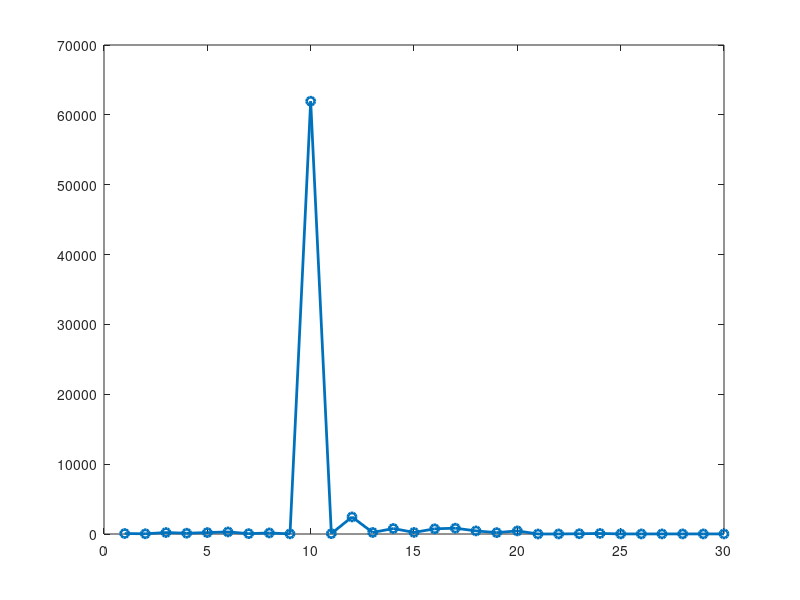

Write MATLAB code to recreate this figure. (Note: this script raises an error after producing the figure.)
%Task 5

%Initializes stock prices for every day.
stockData = {68.27 31.90 210.30 112.50 203.78 298.40 53.20 150.58 20.94 61954.43 49.40 2444.69 217.94 786.37 223.52 742.95 832.09 444.87 196.97 445.60 1.28 7.06 36.88 78.19 11.25 11.26 11.27 11.30 12.30 13.50}

% Creates / Opens .txt file called stockData with write permissions
fileID = fopen('stockData.txt', 'w');
% Assigns 'A' to stockData in a matrix form.
A = cell2mat(stockData)
% Calculates and displays and average of the stock prices
Avg = [mean(A)];
fprintf("Average: %f", Avg);

% Gets the highest and lowest stock price and displays them
highValue = max(A);
lowValue = min(A);
fprintf("High: %f", highValue);
fprintf("Low: %f", lowValue);

% Counts how many days the stock gained, and then displays it
daysUp = sum(diff(A) > 0);
fprintf("Days of Gain: %f", daysUp);

% Creates a new figure
figure;

% Plot daily stock prices with a linewidth of 2
plot(A, '-o', 'LineWidth', 2);

% Keep the current plot active to overlay additional elements
hold on;

% Creates horizontal lines whose y coordinate is the average price, lowest
% price, and highest price.
yline(Avg, '--r', 'LineWidth', 2);
yline(highValue, '--g', 'LineWidth', 2);
yline(lowValue, '--b', 'LineWidth', 2);

% Labels x-axis as "days" and y-axis as "closing price";
% Titles graph "Daily Stock Prices with Average, High, and Low"
% Creates legend for the lines present on the graph with their corresponding names and colors.
xlabel('Days');
ylabel('Closing Price');
title('Daily Stock Prices with Average, High, and Low');
legend('Daily Prices', 'Average Price', 'High Price', 'Low Price');

% Saves figure as a png titled "stock_analysis.png"
saveas(gcf, 'stock_analysis.png');

% Creates and populates a .txt file called "stock_summary.txt" with the
% average, high and low value, and how many days the stock has risen.
fileID = fopen('stock_summary.txt', 'w');
fprintf(fileID, "Stock Data Analysis Summary\n");
fprintf(fileID, "----------------------------\n");
fprintf(fileID, "Average Price: %f\n", Avg);
fprintf(fileID, "Highest Price: %f\n", highValue);
fprintf(fileID, "Lowest Price: %f\n", lowValue);
fprintf(fileID, "Days of Gain: %d\n", daysUp);
% closes file after writing all mentioned data above in stock_summary.txt
fclose(fileID);